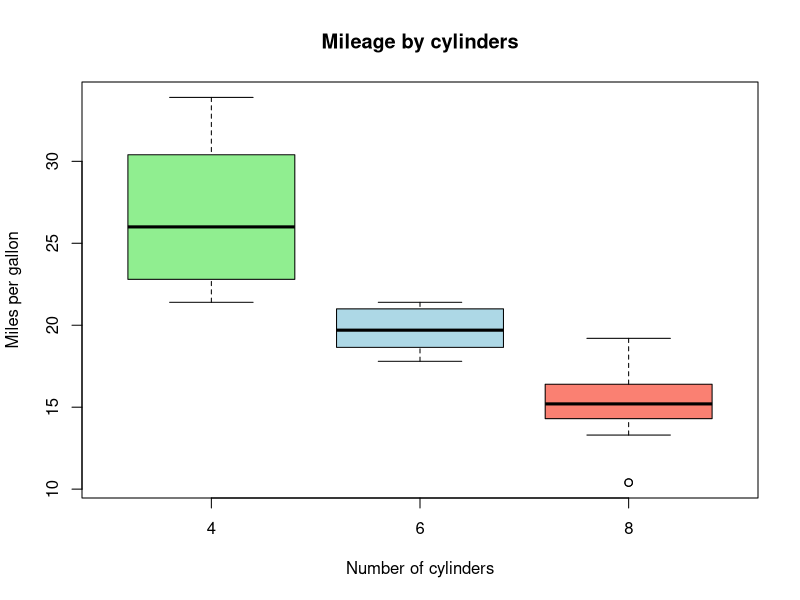

Reproduce this figure in R.
# Day 2 - Q8: Boxplot of mpg for each number of cylinders (mtcars)
png("day2/output/q08_mpg_cyl_boxplot.png", 650, 500)
boxplot(mpg ~ cyl, data = mtcars, col = c("lightgreen", "lightblue", "salmon"),
        xlab = "Number of cylinders", ylab = "Miles per gallon", main = "Mileage by cylinders")
invisible(dev.off())
print(aggregate(mpg ~ cyl, data = mtcars, FUN = function(x) c(mean = mean(x), median = median(x), min = min(x), max = max(x))))
cat("Inference: more cylinders -> lower mpg.\nPlot saved: day2/output/q08_mpg_cyl_boxplot.png\n")
